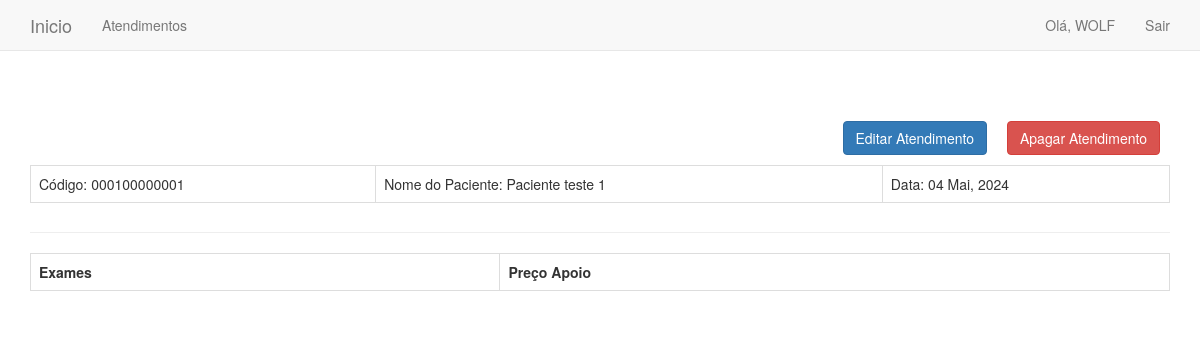
Page /atendimentos/1/ (signed in) on the earlier database version.
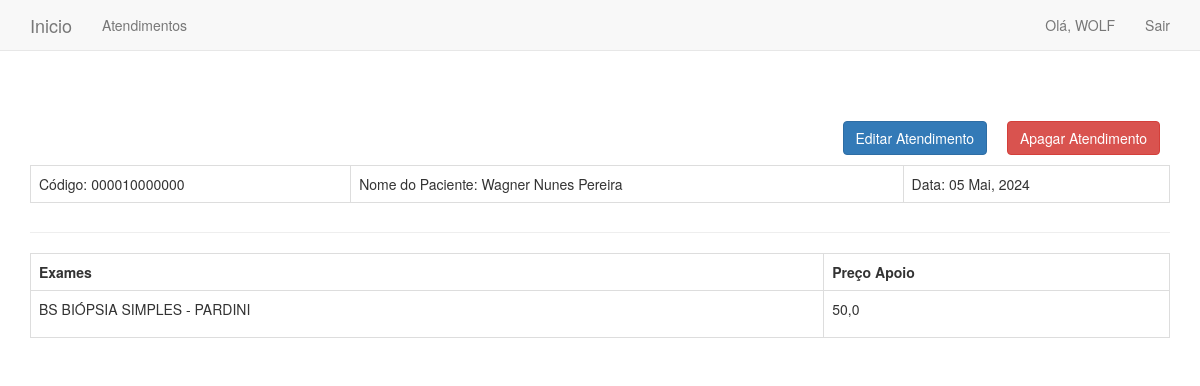
Same page on the later database version.
### atendimentos/models.py (models this page shows, shortened)
class Atendimento (models.Model):
    codigo = models.CharField(max_length=12)
    nomePaciente = models.CharField(max_length=200)
    dataAtendimento = models.DateField(auto_now_add=True)
    usuario = models.ForeignKey(User, on_delete=models.CASCADE)
    exames = models.ManyToManyField("Exame", through="ExameQtd")

class Exame(models.Model):
    mnemonico = models.CharField(max_length=10)
    nomeExame = models.CharField(max_length=100)
    mneapoio = models.CharField(max_length=10)
    valor = models.FloatField(max_length=10)
    atendimentos = models.ManyToManyField("Atendimento", through="ExameQtd")
    def __str__(self):
        return f"{self.mnemonico} {self.nomeExame}"

### atendimentos/views.py (the view)
# urls.py: path('atendimentos/<atendimento_id>/', views.atendimento, name ='atendimento'),
@login_required
def atendimento(request, atendimento_id):
    atendimento = Atendimento.objects.get(id = atendimento_id)
    exames = list(atendimento.exames.all())
    context = {'atendimento': atendimento, 'exames': exames}
    return render (request, 'atendimentos/atendimento.html', context)

### atendimentos/templates/atendimentos/atendimento.html (shortened to what this page needs)
{%extends "atendimentos/base.html"%}
{%block header%}
<table class="table table-bordered ">
    <a class="btn btn-danger pull-right" style="margin:10px" aria-label="Left Align" onclick="return confirm('Tem certeza que deseja excluir?')" href="{%url 'delete_atendimento' atendimento.id%}">Apagar Atendimento</a>
    <a class="btn btn-primary pull-right" style="margin:10px" aria-label="Left Align" href="{%url 'edit_atendimento' atendimento.id%}">Editar Atendimento</a>
    <td>Código: {{atendimento.codigo}}</td>
    <td>Nome do Paciente: {{atendimento.nomePaciente}}</td>
    <td>Data: {{atendimento.dataAtendimento | date:'d M, Y'}}  </td>
</table>
{%endblock header%}
{% block content%}
<table class="table table-bordered ">
    <th class="tableheader" scope="col">Exames</th>
    <th class="tableheader" scope="col">Preço Apoio</th>
{% for exame in exames %}
    <tr>
        <td>
            <p>{{exame}}</p>
        </td><td>
            <p>{{exame.valor}}</p>
        </td>
    </tr>
{%endfor%}
</table>
{%endblock content%}

Differences in the rows shown:
changed Atendimento: codigo "000100000001" → "000010000000"; nomePaciente "Paciente teste 1" → "Wagner Nunes Pereira"; dataAtendimento "04 Mai, 2024" → "05 Mai, 2024"
now on this page (row edited): Exame: mnemonico+nomeExame "BS BIÓPSIA SIMPLES - PARDINI", valor "50,0"
